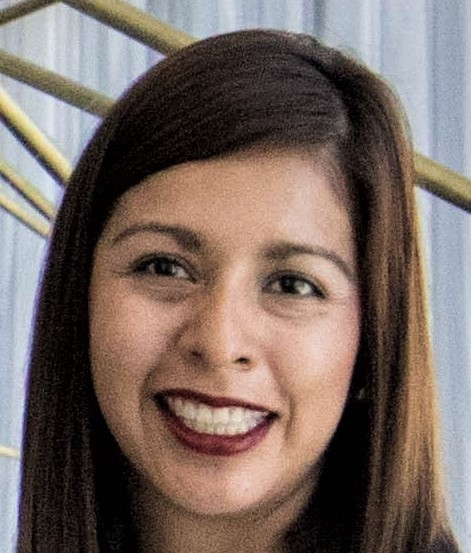
#> input picture images/face.jpeg, 471 x 553 px
$ python 'ORB reco.py'
#> lines starting #> are read from the running program, lines starting #| are printed output that depends on the picture
import cv2
import numpy as np
import matplotlib.pyplot as plt

face_image = cv2.imread('images/face.jpeg')
#> face_image is the input picture: shape (553, 471, 3); mean B, G, R 98.9, 105.9, 121
face_image = cv2.cvtColor(face_image, cv2.COLOR_BGR2RGB)
face_image_gray = cv2.cvtColor(face_image, cv2.COLOR_RGB2GRAY)

f, (ax1, ax2) = plt.subplots(1,2)
plt.rcParams['figure.figsize'] = [20,10]
ax1.set_title('Colored image')
ax1.imshow(face_image)
ax2.set_title('Grayed image')
ax2.imshow(face_image_gray, cmap='gray')
plt.show()
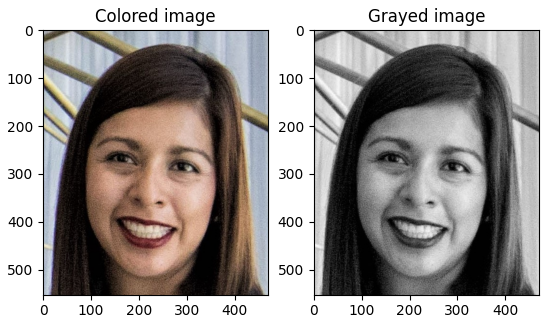
#> figure drawn by matplotlib, 2 panels

# Key points
n_features = 1000
factor = 2.0
orb = cv2.ORB_create(n_features, factor)

# K.P located and ORB descriptor
keypoints, descriptor = orb.detectAndCompute(face_image_gray, None) # No Mask
#> keypoints = 819 keypoints; strongest (x, y, size): (306, 286, 62), (252, 420, 124), (272, 412, 124), (300, 288, 124)

keyp_with_size = np.copy(face_image)
keyp_without_size = np.copy(face_image)

# Draw keypoints on the image
cv2.drawKeypoints(face_image, keypoints, keyp_without_size, color=(0,255,0))
#> keyp_without_size: shape (553, 471, 3); mean R, G, B 114.6, 115.3, 94.5
cv2.drawKeypoints(face_image, keypoints, keyp_with_size, flags= cv2.DRAW_MATCHES_FLAGS_DRAW_RICH_KEYPOINTS)
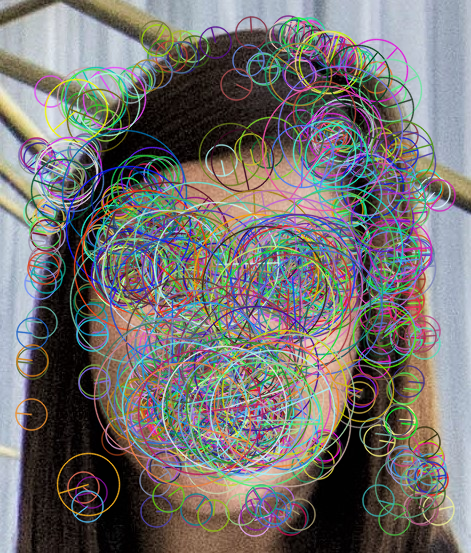
#> keyp_with_size: shape (553, 471, 3); mean R, G, B 117.2, 114.2, 112.4


f, (ax1, ax2) = plt.subplots(1,2)
plt.rcParams['figure.figsize'] = [20,10]
ax1.set_title('Key points')
ax1.imshow(keyp_without_size)
ax2.set_title('Key ponits with size')
ax2.imshow(keyp_with_size)
plt.show()

print(len(keypoints))
#| 819


# Feature Matching

image_query = cv2.imread('images/face.jpeg')
image_query = cv2.cvtColor(image_query, cv2.COLOR_BGR2GRAY)

keypoints_query, descriptor_query = orb.detectAndCompute(image_query, None) # No Mask
#> keypoints_query has the same summary as keypoints

bf = cv2.BFMatcher(cv2.NORM_HAMMING, crossCheck=True)

matches = bf.match(descriptor, descriptor_query)
#> matches = 819 matches
#get short lengths first
matches = sorted(matches, key=lambda x: x.distance)

result = cv2.drawMatches(face_image_gray, keypoints, image_query, keypoints_query, matches[:300], image_query, flags=2)

plt.title('Best Matching Points')
plt.imshow(result)
plt.show()

# Face Recognition rotation & team group

image_team = cv2.imread('images/Team.jpeg')
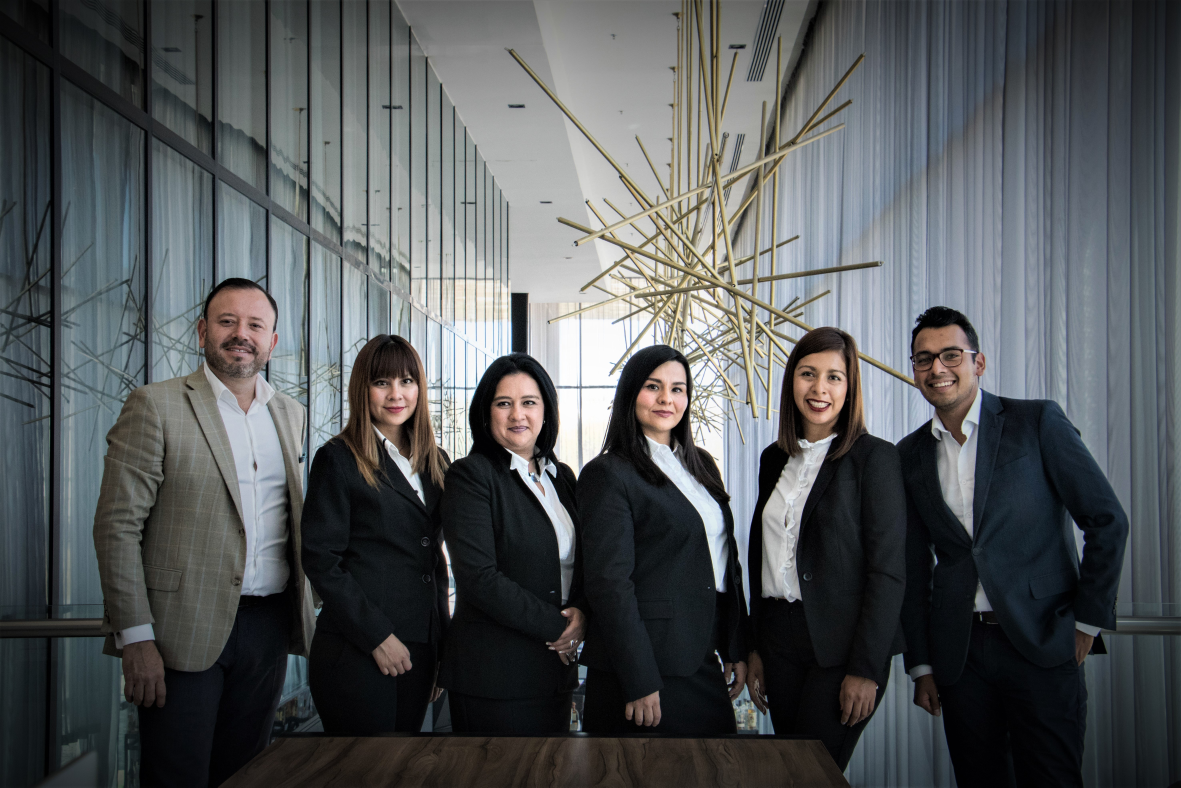
#> input picture images/Team.jpeg, 5905 x 3937 px (shown at 1/5 size)
#> image_team is the input picture: shape (3937, 5905, 3); mean B, G, R 88.3, 86.5, 83.2
image_filt = cv2.imread('images/faceRI.png')
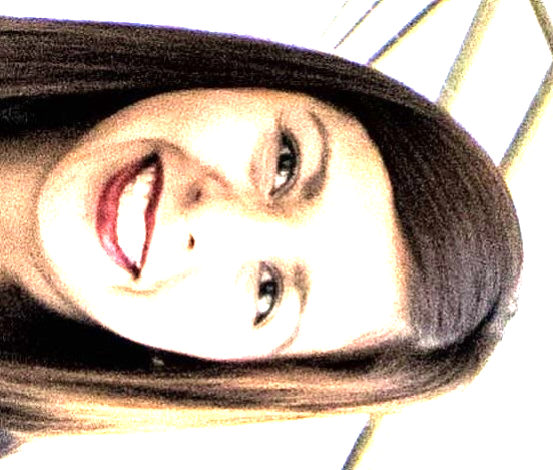
#> input picture images/faceRI.png, 553 x 470 px
#> image_filt is the input picture: shape (470, 553, 3); mean B, G, R 162.7, 173.9, 188.4
image_team = cv2.cvtColor(image_team, cv2.COLOR_BGR2GRAY)
#> image_team: shape (3937, 5905)
image_filt = cv2.cvtColor(image_filt, cv2.COLOR_BGR2GRAY)
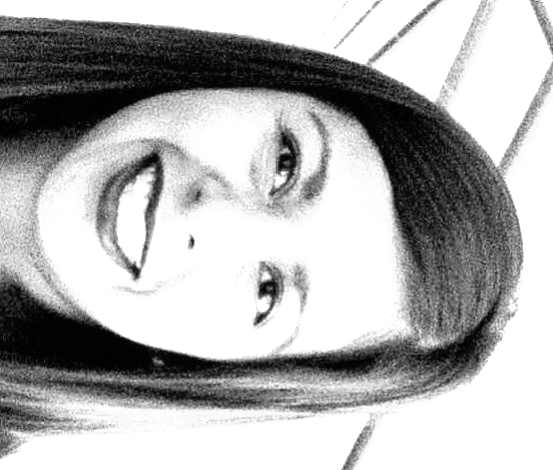
#> image_filt: shape (470, 553); min 0, max 255, mean 177

# Keypoints Extraction
im_team_orb = cv2.ORB_create(3000, 2.0)

keypoints_team, descriptro_team = im_team_orb.detectAndCompute(image_team, None)
#> keypoints_team = 2964 keypoints; strongest (x, y, size): (2880, 2336, 992), (2816, 2368, 992), (2816, 2240, 992), (2260, 2304, 124)
keypoints_filt, descriptor_filt = orb.detectAndCompute(image_filt, None)
#> keypoints_filt = 842 keypoints; strongest (x, y, size): (272, 284, 124), (148, 176, 124), (272, 292, 124), (260, 288, 124)

# Matching
matches_team_real = bf.match(descriptor, descriptro_team)
#> matches_team_real = 335 matches
matches_filt_real = bf.match(descriptor, descriptor_filt)
#> matches_filt_real = 385 matches

# Sorting
matches_team_real = sorted(matches_team_real, key=lambda x:x.distance)
matches_filt_real = sorted(matches_filt_real, key=lambda x:x.distance)


#drawing

result_team_real = cv2.drawMatches(face_image_gray, keypoints, image_team, keypoints_team, matches_team_real[:58], image_team, flags=2)
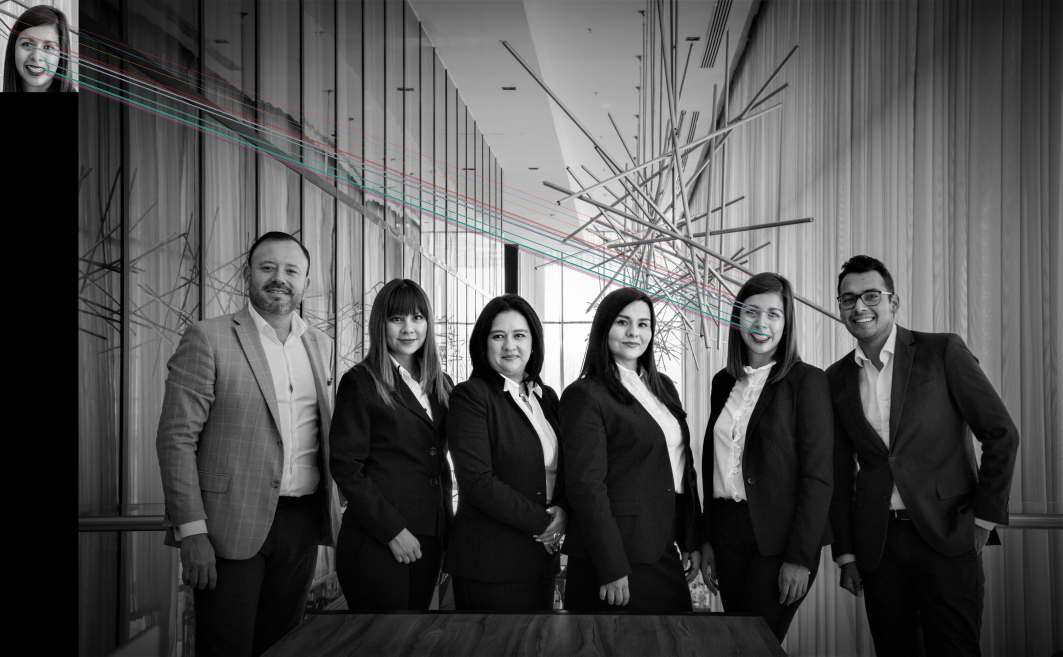
#> result_team_real: shape (3937, 6376, 3) (shown at 1/6 size); mean of channels 0, 1, 2 80.5, 80.4, 80.4; drawn as B, G, R
result_filt_real = cv2.drawMatches(face_image_gray, keypoints, image_filt, keypoints_filt, matches_filt_real[:100], image_filt,flags=2)
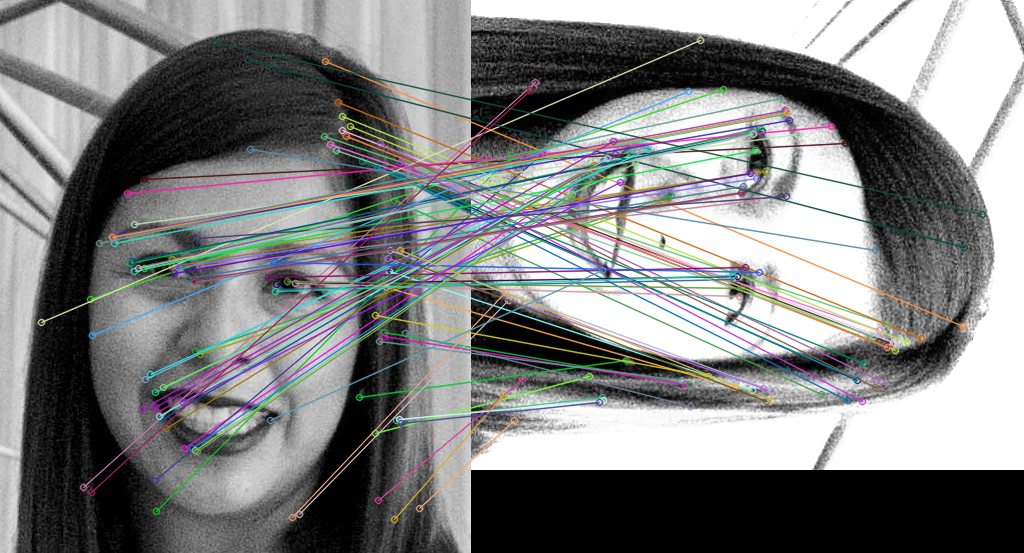
#> result_filt_real: shape (553, 1024, 3); mean of channels 0, 1, 2 129.3, 129.2, 128.2; drawn as B, G, R


#ax1.set_title('Recognize over orientation + filter')
#ax1.imshow(result_filt_real)
plt.title('Recognize over orientation + filter')
plt.imshow(result_filt_real)
plt.show()
